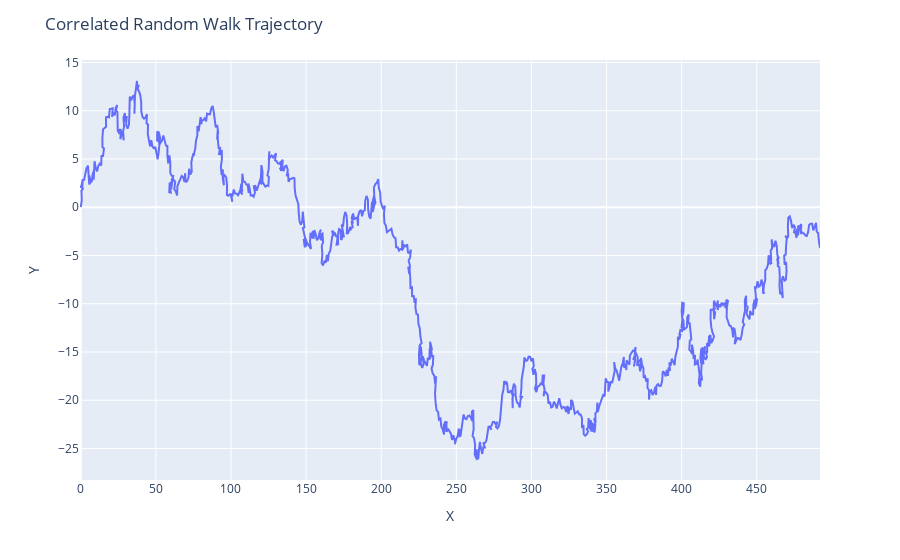

Source (notebook cell):
### Markdown cell above
Visualizing the trajectory using Plotly

### Code cell
fig = px.line(x=trajectory[:, 0], y=trajectory[:, 1])
fig.update_layout(title="Correlated Random Walk Trajectory", xaxis_title="X", yaxis_title="Y")
fig.show()

### Figure 1 — Plotly figure (JSON) as saved in the notebook; plotly's stock layout.template omitted (floating-point values rounded to 4 significant figures; data arrays with more than 128 entries replaced by an {"elided": "..."} marker saying what was removed)
{"data": [{"hovertemplate": "x=%{x}<br>y=%{y}<extra></extra>", "legendgroup": "", "line": {"color": "#636efa", "dash": "solid"}, "marker": {"symbol": "circle"}, "mode": "lines", "name": "", "orientation": "v", "showlegend": false, "type": "scatter", "x": {"elided": "1000 float values"}, "xaxis": "x", "y": {"elided": "1000 float values"}, "yaxis": "y"}], "layout": {"legend": {"tracegroupgap": 0}, "margin": {"t": 60}, "title": {"text": "Correlated Random Walk Trajectory"}, "xaxis": {"anchor": "y", "domain": [0, 1], "title": {"text": "X"}}, "yaxis": {"anchor": "x", "domain": [0, 1], "title": {"text": "Y"}}}}
